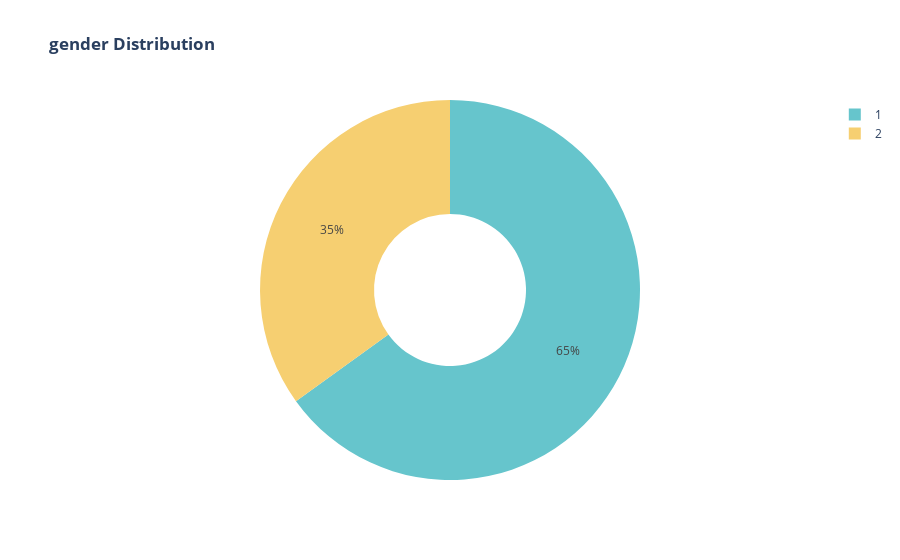

Source (notebook cell):
### Code cell
px.pie(df,names='gender',title='<b> gender Distribution</b>',color_discrete_sequence=px.colors.qualitative.Pastel,hole=0.4)

### Figure 1 — Plotly figure (JSON) as saved in the notebook; plotly's stock layout.template omitted (floating-point values rounded to 4 significant figures; data arrays with more than 128 entries replaced by an {"elided": "..."} marker saying what was removed)
{"data": [{"domain": {"x": [0, 1], "y": [0, 1]}, "hole": 0.4, "hovertemplate": "gender=%{label}<extra></extra>", "labels": {"elided": "70000 int values"}, "legendgroup": "", "name": "", "showlegend": true, "type": "pie"}], "layout": {"legend": {"tracegroupgap": 0}, "piecolorway": ["rgb(102, 197, 204)", "rgb(246, 207, 113)", "rgb(248, 156, 116)", "rgb(220, 176, 242)", "rgb(135, 197, 95)", "rgb(158, 185, 243)", "rgb(254, 136, 177)", "rgb(201, 219, 116)", "rgb(139, 224, 164)", "rgb(180, 151, 231)", "rgb(179, 179, 179)"], "title": {"text": "<b> gender Distribution</b>"}}}
